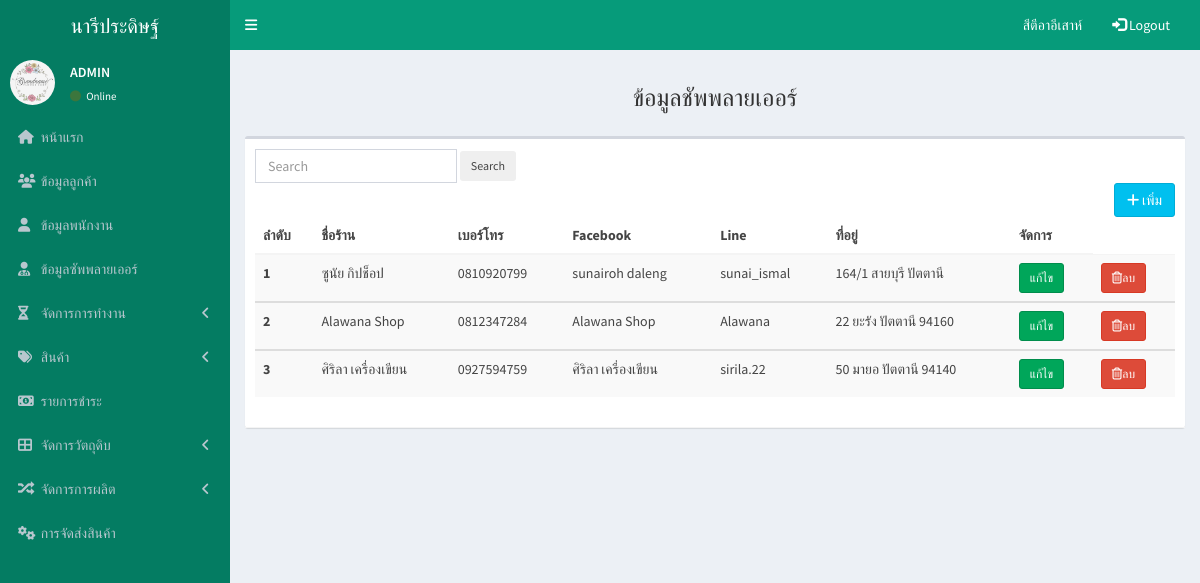
Page /pages/supplier/supplier_show.php (signed in) on the committed database.
### tables this page shows
CREATE TABLE `supplier` (
  `supplier_id` int(10) NOT NULL,
  `supplier_name` varchar(100) NOT NULL,
  `supplier_tel` varchar(10) NOT NULL,
  `supplier_facebook` varchar(50) NOT NULL,
  `supplier_line` varchar(50) NOT NULL,
  `supplier_address` varchar(100) NOT NULL
);

### pages/supplier/supplier_show.php (the view, shortened to what this page needs)
<!DOCTYPE html>
<html>
<head>
    <link rel="stylesheet" href="../../bower_components/bootstrap/dist/css/bootstrap.min.css">
    <link rel="stylesheet" href="../../bower_components/font-awesome/css/font-awesome.min.css">
    <link rel="stylesheet" href="../../bower_components/Ionicons/css/ionicons.min.css">
    <link rel="stylesheet" href="../../dist/css/AdminLTE.min.css">
    <link rel="stylesheet" href="../../dist/css/skins/_all-skins.min.css">
</head>
<body class="hold-transition skin-blue sidebar-mini">
    <div class="wrapper">
        <?php
  include("db.php");
  ?>
        <header class="main-header">
            <a href="../admin/admin.php" class="logo">
                <span class="logo-lg">นารีประดิษฐ์</span>
            </a>
            <?php
    include('../bar/navbar.php');
    include('../bar/sidebar.php');
    ?>
            <div class="content-wrapper">
                <section class="content-header">
                <center><h3>ข้อมูลชัพพลายเออร์</h3></center>
                </section>
                <section class="content">
                    <div class="box">
                        <div class="box-header with-border">
                            <form action="supplier_show.php" method="get" enctype="multipart/form-data" class="form-inline mr-auto">
                                <input class="form-control mr-sm-2" type="text" placeholder="Search" aria-label="Search" name="search">
                                <button class="btn btn-outline-success btn-rounded btn-sm my-0"
                                    type="submit">Search</button>
                            </form>
                            <a href="supplier_form.php" class="btn btn-info pull-right"><i
                                    class="fa fa-plus"></i> เพิ่ม</a>
                            <?php
                                $search = isset($_GET['search']) ? $_GET['search'] : '';
                                $sql = "SELECT * FROM supplier WHERE supplier_name LIKE '%$search%'";
                                $query = mysqli_query($conn,$sql);
                            ?>
                            <table class="table table-striped">
                                <thead>
                                    <tr>
                                        <th scope="col">ลำดับ</th>
                                        <th scope="col">ชื่อร้าน</th>
                                        <th scope="col">เบอร์โทร</th>
                                        <th scope="col">Facebook</th>
                                        <th scope="col">Line</th>
                                        <th scope="col">ที่อยู่</th>
                                        <th scope="col">จัดการ</th>
                                    </tr>
                                </thead>
                                <tbody>
                                <?php
                                    if($sql)
                                    {
                                        while($row=mysqli_fetch_array($query,MYSQLI_ASSOC))
                                        {
                                ?>
                                            <tr>
                                                <th><?php echo $row['supplier_id']; ?></th>
                                                <td><?php echo $row['supplier_name']; ?></td>
                                                <td><?php echo $row['supplier_tel']; ?></td>
                                                <td><?php echo $row['supplier_facebook']; ?></td>
                                                <td><?php echo $row['supplier_line']; ?></td>
                                                <td><?php echo $row['supplier_address']; ?></td>
                                                <td>
                                                    <a href="supplier_form_update.php?txtid=<?php  echo $row['supplier_id'];?>" class="btn btn-success btn-sm">แก้ไข</a>
                                                    </td> <td>
                                                <a href="supplier_del.php?txtid=<?php  echo $row['supplier_id'];?> "onclick="return confirm('คุณจะลบข้อมูลนี้ใช่หรือไม่?')"   class="btn btn-danger btn-sm"> <i class="fa fa-trash-o"></i>ลบ</a>
                                                </td>
                                             </tr>
                                </tbody>
                                <?php
                                         }
                                    }
                                    else
                                    {
                                        echo "No Recoer Found";
                                    }
                                ?>
                            </table>
                        </div>
                    </div>
                </section>
            </div>
</body>
</html>

### rows in the picture
supplier: supplier_id "1", supplier_name "ซูนัย กิปช็อป", supplier_tel "0810920799", supplier_facebook "sunairoh daleng", supplier_line "sunai_ismal", supplier_address "164/1 สายบุรี ปัตตานี"
supplier: supplier_id "2", supplier_name "Alawana Shop", supplier_tel "0812347284", supplier_facebook "Alawana Shop", supplier_line "Alawana", supplier_address "22 ยะรัง ปัตตานี 94160"
supplier: supplier_id "3", supplier_name "ศิริลา เครื่องเขียน", supplier_tel "0927594759", supplier_facebook "ศิริลา เครื่องเขียน", supplier_line "sirila.22", supplier_address "50 มายอ ปัตตานี 94140"

### other values in the picture
$_SESSION["username"] "สีตีอาอีเสาห์"
